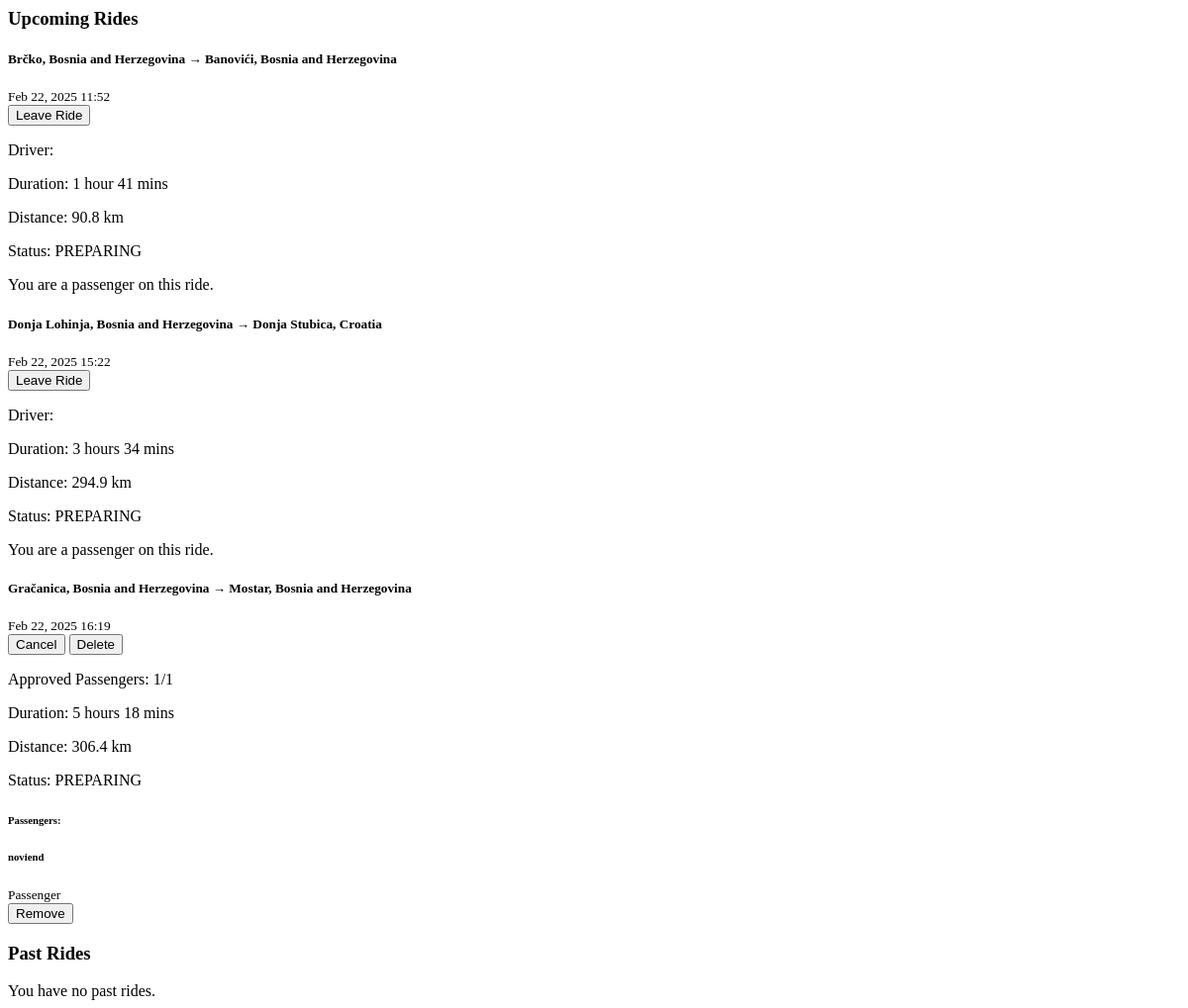
Before: /profile/my_rides/ (signed in) with the older database file.
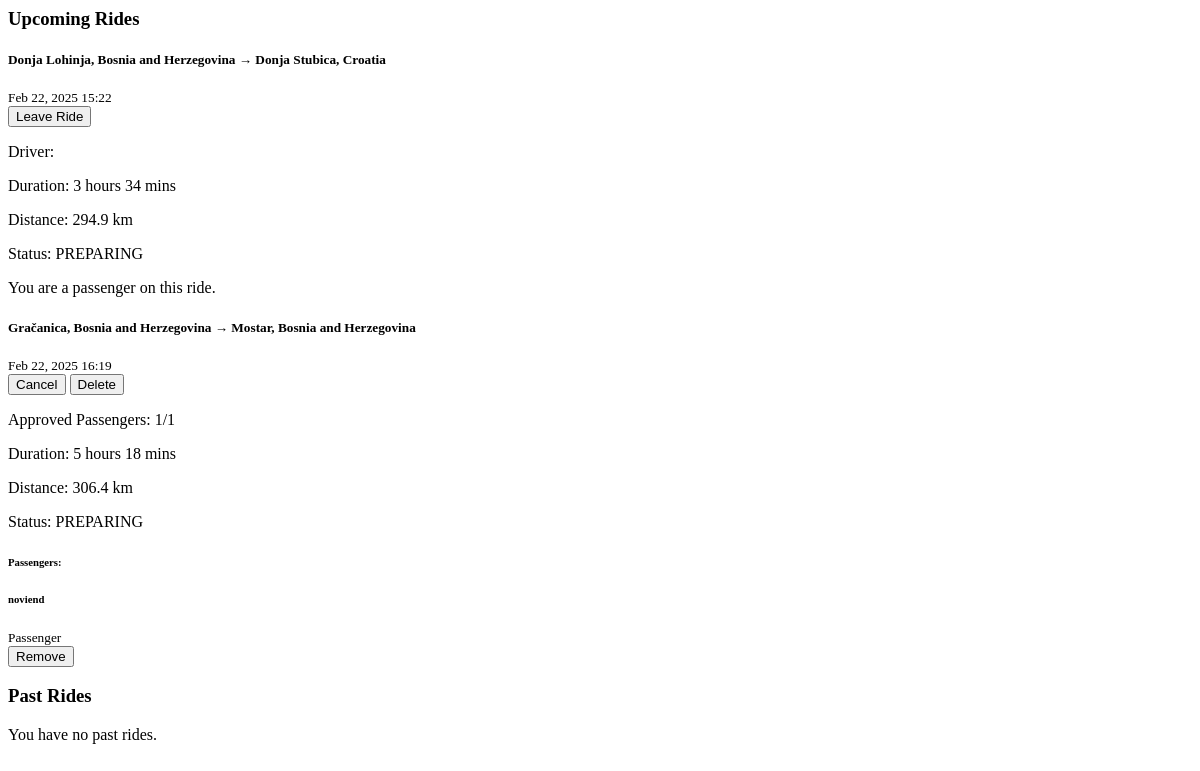
After: the same page with the newer database file.
### base/models.py (models this page shows, shortened)
class Ride(models.Model):
    start = models.CharField(max_length=50)
    end = models.CharField (max_length=50)
    distance = models.DecimalField(max_digits=10, decimal_places=2, default=0.00)
    travelers = models.IntegerField(default=1)
    duration = models.DurationField(null=True, blank=True)
    created_on = models.DateTimeField(default=timezone.now)  # Changed from auto_now_add
    start_date = models.DateTimeField(default=timezone.now)
    STATUS_CHOICES = [
        ('PREPARING', 'Preparing'),
        ('FINISHED', 'Finished'),
        ('CANCELED', 'Canceled'),
    ]
    status = models.CharField(
        max_length=10,
        choices=STATUS_CHOICES,
        default='PREPARING'
    )
    origin_place_id = models.CharField(max_length=255, null=True)
    origin_latitude = models.FloatField(default=0)
    origin_longitude = models.FloatField(default=0)
    destination_place_id = models.CharField(max_length=255, null=True)
    destination_latitude = models.FloatField(default=0)
    destination_longitude = models.FloatField(default=0)
    distance_km = models.FloatField(default=0)
    duration_text = models.CharField(max_length=100, null=True)
    selected_route_index = models.IntegerField(default=0)
    selected_route_polyline = models.TextField(default='')

class RideApplication(models.Model):
    STATUS_CHOICES = [
        ('PENDING', 'Pending'),
        ('APPROVED', 'Approved'),
        ('REJECTED', 'Rejected'),
    ]
    user = models.ForeignKey(User, on_delete=models.CASCADE, related_name='ride_applications')
    ride = models.ForeignKey(Ride, on_delete=models.CASCADE, related_name='applications')
    status = models.CharField(max_length=10, choices=STATUS_CHOICES, default='PENDING')
    applied_at = models.DateTimeField(auto_now_add=True)
    updated_at = models.DateTimeField(auto_now=True)
    message = models.TextField(blank=True, null=True)  # Optional message from applicant
    class Meta:
        unique_together = ('user', 'ride')  # Prevent duplicate applications
        ordering = ['-applied_at']
        verbose_name = 'Ride Application'
        verbose_name_plural = 'Ride Applications'

class User(AbstractUser):
    level = models.ForeignKey(UserLevel, on_delete=models.SET_NULL, null=True)
    km_passed = models.IntegerField(default=0)
    number_of_rides = models.IntegerField(default=0)
    profile_description = models.TextField(blank=True, null=True)
    phone_number_user = models.TextField(
        null=True,
        blank=True,
        default='387603067074',
        unique=False  # Explicitly set unique=False
    )
    path_to_profile_picture = models.CharField(default = "", max_length=20, null=True)
    class Meta:
        verbose_name = 'User'
        verbose_name_plural = 'Users'

### user_profile/views.py (the view)
# urls.py: path('rides/', include('rides.urls')),
def rides(request):
    now = timezone.now()
    user = request.user
    approved_applications = Prefetch(
        'applications',
        queryset=RideApplication.objects.filter(status='APPROVED').select_related('user'),
        to_attr='approved_passengers'
    )
    user_rides = Ride.objects.filter(
        riders__user=user
    ).annotate(
        is_driver=Case(
            When(riders__user=user, riders__is_driver=True, then=True),
            default=False,
            output_field=BooleanField()
        ),
    approved_count=Count('applications', filter=Q(applications__status='APPROVED')),
    initial_travelers=F('travelers')
).prefetch_related(approved_applications, 'riders__user')
    future_rides = user_rides.filter(status='PREPARING').order_by('start_date')
    past_rides = user_rides.filter(~Q(status='PREPARING')).order_by('-start_date')
    context = {'future_rides': future_rides, 'past_rides': past_rides, 'user': user}
    return render(request, 'my_rides.html', context)

### user_profile/templates/my_rides.html (shortened to what the changed rows need)
{% load static %}
<div class="container mt-4">
    <div class="mb-5">
        {% if future_rides %}
            {% for ride in future_rides %}
            <div class="card mb-4 shadow-sm">
                <div class="card-header d-flex justify-content-between align-items-center">
                    <div>
                        <h5 class="mb-0">
                             {{ ride.start }} → {{ ride.end }}
                        </h5>
                        <small>{{ ride.start_date|date:"M d, Y H:i" }}</small>
                    </div>
                    <div class="d-flex gap-2">
                        {% if ride.is_driver %}
                            <button class="btn btn-warning btn-sm cancel-ride" data-ride-id="{{ ride.id }}">
                                 Cancel
                            </button>
                            <button class="btn btn-danger btn-sm delete-ride" data-ride-id="{{ ride.id }}">
                                 Delete
                            </button>
                        {% else %}
                            <button class="btn btn-secondary btn-sm leave-ride" data-ride-id="{{ ride.id }}">
                                 Leave Ride
                            </button>
                        {% endif %}
                    </div>
                </div>
                <div class="card-body">
                    <div class="row mb-3">
                        <div class="col-md-6">
                            {% if ride.is_driver %}
                                <p> Approved Passengers: {{ ride.approved_count }}/{{ ride.initial_travelers }}</p>
                            {% else %}
                                <p> Driver: {{ ride.driver_association.0.user.username }}</p>
                            {% endif %}
                            <p> Duration: {{ ride.duration_text }}</p>
                        </div>
                        <div class="col-md-6">
                            <p> Distance: {{ ride.distance_km|floatformat:1 }} km</p>
                            <p> Status: {{ ride.status }}</p>
                        </div>
                    </div>
                    {% if ride.is_driver %}
                        <h6>Passengers:</h6>
                        {% if ride.approved_count > 0 %}
                            <div class="list-group">
                                {% for application in ride.approved_passengers %}
                                    <div class="list-group-item d-flex justify-content-between align-items-center">
                                        <div class="d-flex align-items-center">
                                            <div>
                                                <h6 class="mb-0">{{ application.user.username }}</h6>
                                                <small class="text-muted">Passenger</small>
                                            </div>
                                        </div>
                                        <button class="btn btn-danger btn-sm remove-passenger"
                                                data-user-id="{{ application.user.id }}"
                                                data-ride-id="{{ ride.id }}">
                                             Remove
                                        </button>
                                    </div>
                                {% endfor %}
                            </div>
                        {% else %}
                            <p class="text-muted">No passengers yet</p>
                        {% endif %}
                    {% else %}
                        <p>You are a passenger on this ride.</p>
                    {% endif %}
                </div>
            </div>
            {% endfor %}
        {% else %}
            <div class="alert alert-info">
                <i class="bi bi-info-circle"></i> You have no upcoming rides.
            </div>
        {% endif %}
    </div>
</div>

Changed rows visible on the page:
removed Ride: start "Brčko, Bosnia and Herzegovina", end "Banovići, Bosnia and Herzegovina", start_date "Feb 22, 2025 11:52", duration_text "1 hour 41 mins", distance_km "90.8", status "PREPARING", shows "You are a passenger on this ride."
